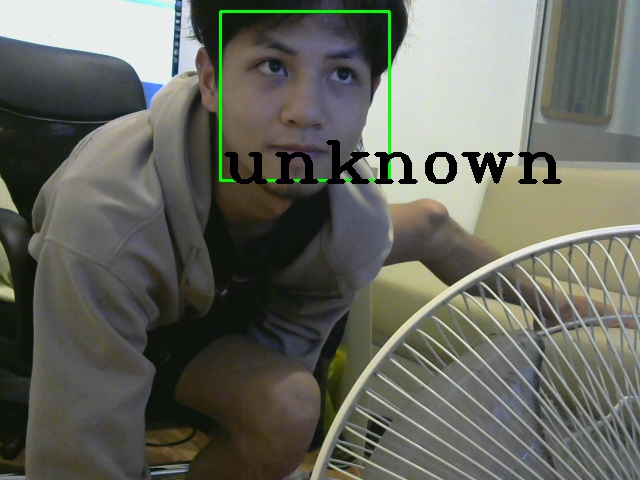
//> input picture code/test_picture.jpg, 640 x 480 px, given in place of the camera
$ ./create   (built with g++ and OpenCV 4)
//> lines starting //> are read from the running program, lines starting //| are printed output that depends on the picture; after the words box and inside, x2 and y2 are one past the last pixel; in counts of white or black regions, pixels touching at a corner belong together
#include <iostream>
#include <string.h>
#include <stdio.h>

#include "opencv2/objdetect.hpp"
#include "opencv2/videoio.hpp"
#include "opencv2/highgui.hpp"
#include "opencv2/imgproc.hpp"

//namesapce
using namespace std;
using namespace cv;

int main(){
    //capture video with camera 1
    VideoCapture vdo(0);
    int num=0;//id and num is number of image training
    char id[30], countt[30], path[100];
    printf("enter id");
    scanf("%s", id);
//> the answer given: ../test_picture.jpg

    //cascade and load
    String face_cascade_name = "haarcascade_frontalface_alt.xml";
    CascadeClassifier face_cascade;

    face_cascade.load(face_cascade_name);

    //loop frame-by-frame
    while(1){
        //define var frame type Mat
        Mat frame;


        //mem vdo to var frame
        vdo >> frame;
//> frame is the input picture: 480 rows x 640 cols, CV_8UC3; mean B, G, R 94.1, 103.1, 101.4

        //define var faces type vector rectangle
        vector<Rect> faces;

        //convert frame to gray scale
        Mat gray;
        cvtColor(frame, gray, COLOR_BGR2GRAY);
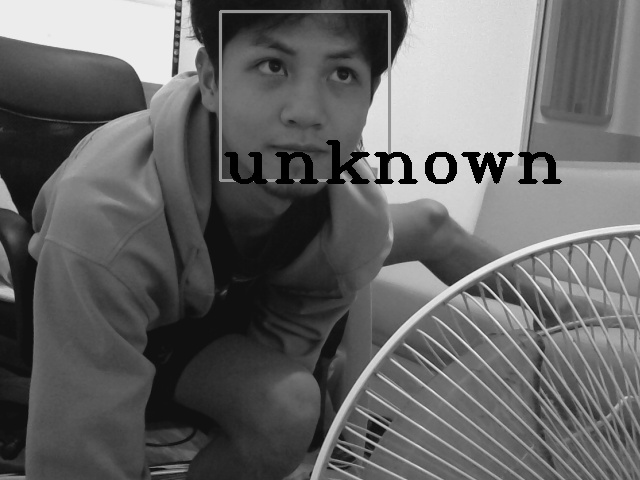
//> gray: 480 rows x 640 cols, CV_8UC1; min 0, max 243, mean 101.6
        equalizeHist(gray, gray);
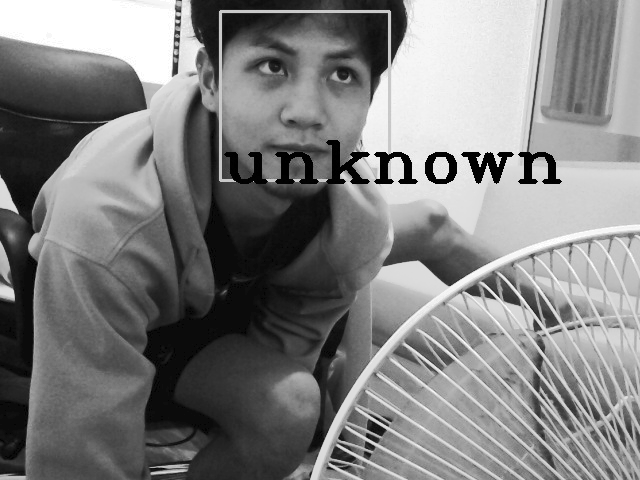
//> gray: 480 rows x 640 cols, CV_8UC1; min 0, max 255, mean 127.8

        //detection face
        face_cascade.detectMultiScale(gray, faces, 1.1, 2, 0|CASCADE_SCALE_IMAGE, Size(30, 30));
//> faces = 1 Rect (x, y, width, height): [225, 10, 161, 161]

        //loop draw rectangular
        for(size_t i=0;i<faces.size();i++){

            //point begin and end of faces
            Point f_begin(faces[i].x, faces[i].y);
            Point f_end(faces[i].x + faces[i].width , faces[i].y + faces[i].height);

            Rect crop = Rect(faces[i].x, faces[i].y, faces[i].width, faces[i].height);
            Mat cropimage = gray(crop);


            num++;
            sprintf(path, "user/user%d.jpg", num);
            imwrite(path, cropimage);

            waitKey(1);

            //draw rectangular
            rectangle(frame, f_begin, f_end, Scalar(0, 255, 0), 2);
        }
//> this loop made 1 pass
//> (f_end, crop) on pass 1: (Point(386, 171), Rect(225, 10, 161, 161))
//> pass 1, `Mat cropimage = gray(crop);`:
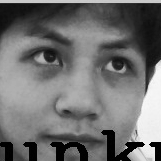
//> cropimage: 161 rows x 161 cols, CV_8UC1; min 0, max 247, mean 111.9
//> after the loop:
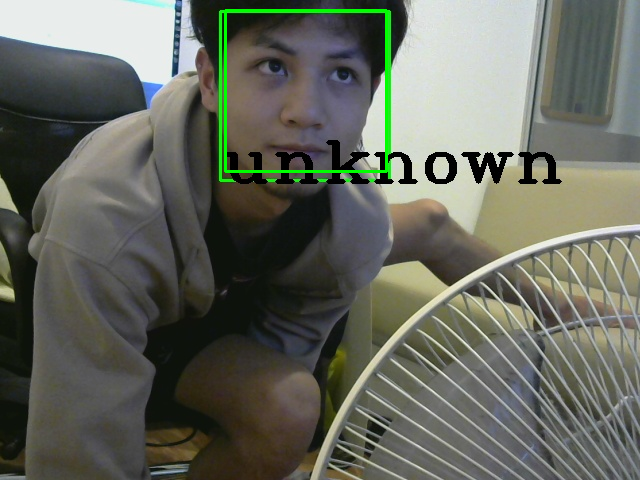
//> frame: 480 rows x 640 cols, CV_8UC3; 0.63% of pixels changed, all inside (x1, y1, x2, y2) = (224, 9, 388, 173)
//> after the loop, num = 1; path = "user/user1.jpg"
        imshow("face", frame);

        if (num >= 100) break;
        waitKey(1);


    }
    return 0;
}
